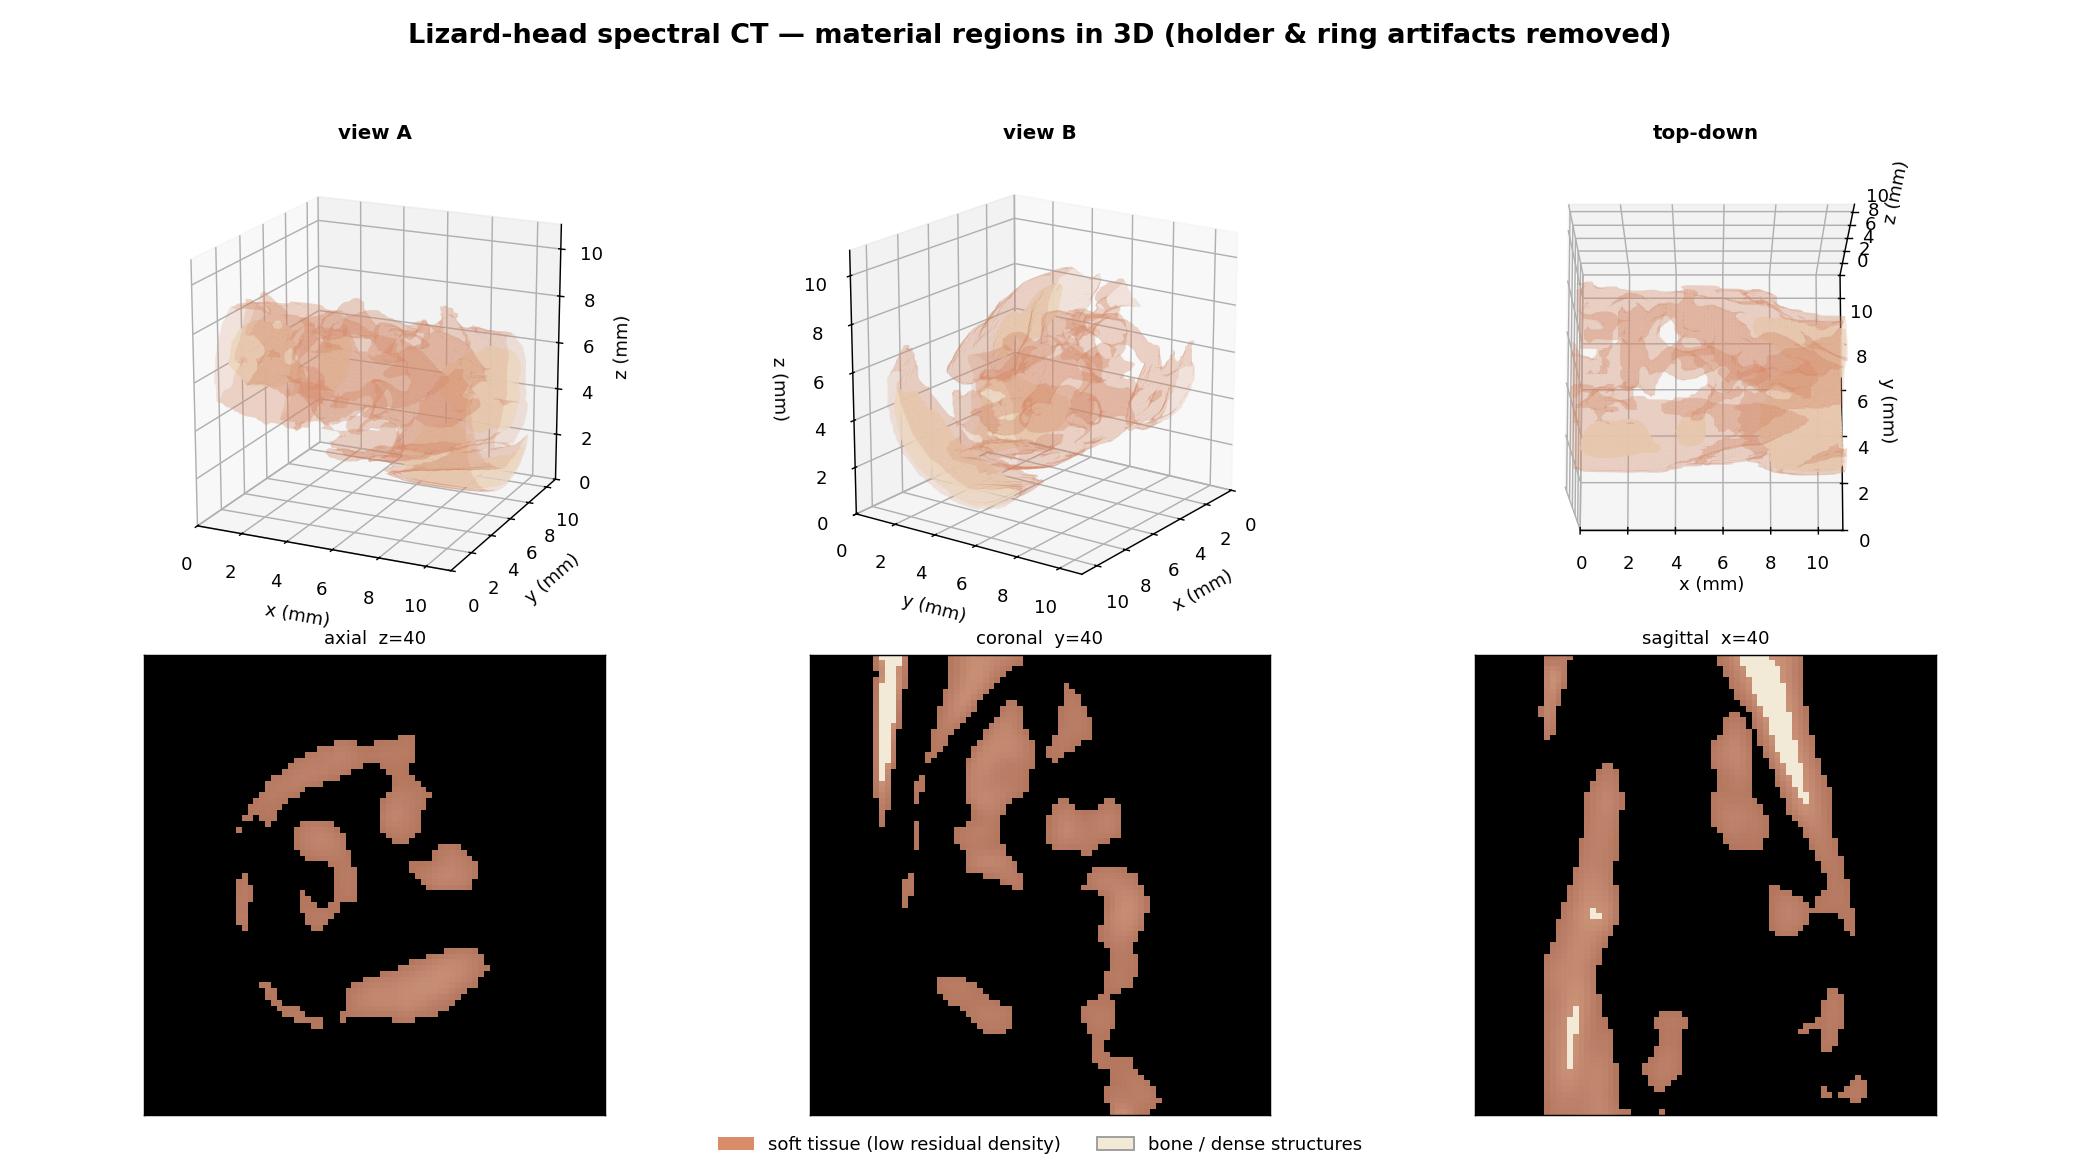

Python code for this plot:
"""
3D visualization of the lizard-head spectral CT scan, segmented into material
(density) regions. Reads lizard_recon.npz (produced by recon_lizard.py).

The raw reconstruction is dominated by (a) a cylindrical specimen holder and
(b) concentric CT ring artifacts -- both rotationally symmetric about the scan
axis. Real anatomy is asymmetric, so we subtract the per-slice azimuthal (radial)
mean to remove the holder, the embedding-medium gradient and the ring artifacts,
leaving the head structures. The ring-corrected signal is then split into:

  soft tissue        : low  positive residual  (translucent)
  bone / dense parts : high positive residual  (opaque)

Output: lizard_materials_3d.png
"""
import os
import numpy as np
import matplotlib
matplotlib.use("Agg")
import matplotlib.pyplot as plt
from matplotlib.patches import Patch
from mpl_toolkits.mplot3d.art3d import Poly3DCollection
from scipy.ndimage import gaussian_filter, median_filter, label
from skimage.measure import marching_cubes

OUT = r"E:\git\Spectral-Xray\lizard_materials_3d.png"

TISSUE_LO = 0.0035    # ring-corrected residual level for soft tissue
BONE_LO = 0.0130      # residual level for bone / dense structures
HEAD_R = 28.0         # radius enclosing the head, inside the holder (px)

C_TISSUE = "#d98c6a"  # soft tissue (translucent)
C_BONE = "#f2ead6"    # bone / dense (opaque ivory)


def load_anatomy():
    """Return ring-corrected anatomy volume (asymmetric signal) and voxel size."""
    d = np.load(os.path.join(os.path.dirname(OUT), "lizard_recon.npz"))
    vol = median_filter(d["vol_br"].astype(np.float64), size=3)
    vol = gaussian_filter(vol, sigma=0.8)
    voxel = float(d["voxel_mm"])

    nz, ny, nx = vol.shape
    cy, cx = ny / 2 - 0.5, nx / 2 - 0.5
    Y, X = np.mgrid[0:ny, 0:nx]
    R = np.hypot(X - cx, Y - cy)
    Ri = np.round(R).astype(int)
    nb = Ri.max() + 1
    counts = np.maximum(np.bincount(Ri.ravel(), None, nb), 1)

    # subtract the rotationally symmetric background (holder + medium + rings)
    anat = np.empty_like(vol)
    for z in range(nz):
        rmean = np.bincount(Ri.ravel(), vol[z].ravel(), nb) / counts
        anat[z] = vol[z] - rmean[Ri]
    anat = np.clip(anat, 0, None)
    anat[:, R > HEAD_R] = 0.0
    anat = gaussian_filter(anat, sigma=0.8)
    hi = np.percentile(anat[anat > 0], 99.5)      # clip line-artifact spikes
    anat = np.clip(anat, 0, hi)

    # keep the largest connected component above the tissue level -> the head
    lab, n = label(anat > TISSUE_LO)
    if n:
        sizes = np.bincount(lab.ravel()); sizes[0] = 0
        anat = np.where(lab == sizes.argmax(), anat, 0.0)
    return anat, voxel


def add_surface(ax, vol, level, color, alpha, voxel, step=1):
    if vol.max() <= level:
        return
    verts, faces, _, _ = marching_cubes(vol, level=level, step_size=step)
    verts = verts * voxel                                  # mm, (z, y, x)
    mesh = Poly3DCollection(verts[faces], alpha=alpha, linewidths=0)
    mesh.set_facecolor(color); mesh.set_edgecolor("none")
    ax.add_collection3d(mesh)


def style_axis(ax, vol, voxel, elev, azim, title):
    nz, ny, nx = vol.shape
    ax.set_xlim(0, nx * voxel); ax.set_ylim(0, ny * voxel); ax.set_zlim(0, nz * voxel)
    ax.set_box_aspect((nx, ny, nz))
    ax.view_init(elev=elev, azim=azim)
    ax.set_xlabel("x (mm)"); ax.set_ylabel("y (mm)"); ax.set_zlabel("z (mm)")
    ax.set_title(title, fontsize=11, fontweight="bold")


def material_rgba(sl):
    rgba = np.zeros(sl.shape + (4,))
    tissue = (sl >= TISSUE_LO) & (sl < BONE_LO)
    bone = sl >= BONE_LO
    rgba[tissue] = (0.85, 0.55, 0.41, 0.80)
    rgba[bone] = (0.95, 0.92, 0.84, 1.0)
    return rgba


def main():
    vol, voxel = load_anatomy()
    print(f"anatomy {vol.shape}, voxel {voxel:.3f} mm, max {vol.max():.4f}")

    fig = plt.figure(figsize=(16, 9))
    fig.suptitle("Lizard-head spectral CT — material regions in 3D "
                 "(holder & ring artifacts removed)", fontsize=15, fontweight="bold")

    for i, (elev, azim, name) in enumerate(
            [(18, -65, "view A"), (18, 35, "view B"), (78, -90, "top-down")]):
        ax = fig.add_subplot(2, 3, i + 1, projection="3d")
        add_surface(ax, vol, TISSUE_LO, C_TISSUE, 0.20, voxel)
        add_surface(ax, vol, BONE_LO, C_BONE, 0.95, voxel)
        style_axis(ax, vol, voxel, elev, azim, name)

    nz, ny, nx = vol.shape
    cz, cy, cx = nz // 2, ny // 2, nx // 2
    vmax = np.percentile(vol[vol > 0], 99)
    for j, (sl, title) in enumerate([
            (vol[cz], f"axial  z={cz}"),
            (vol[:, cy], f"coronal  y={cy}"),
            (vol[:, :, cx], f"sagittal  x={cx}")]):
        ax = fig.add_subplot(2, 3, j + 4)
        ax.imshow(sl, cmap="bone", origin="lower", vmax=vmax)
        ax.imshow(material_rgba(sl), origin="lower")
        ax.set_title(title, fontsize=10); ax.set_xticks([]); ax.set_yticks([])

    fig.legend(handles=[
        Patch(facecolor=C_TISSUE, label="soft tissue (low residual density)"),
        Patch(facecolor=C_BONE, edgecolor="#999", label="bone / dense structures")],
        loc="lower center", ncol=2, fontsize=10, frameon=False,
        bbox_to_anchor=(0.5, 0.0))
    fig.tight_layout(rect=[0, 0.03, 1, 0.95])
    fig.savefig(OUT, dpi=130, facecolor="white")
    print("Saved:", OUT)


if __name__ == "__main__":
    main()
